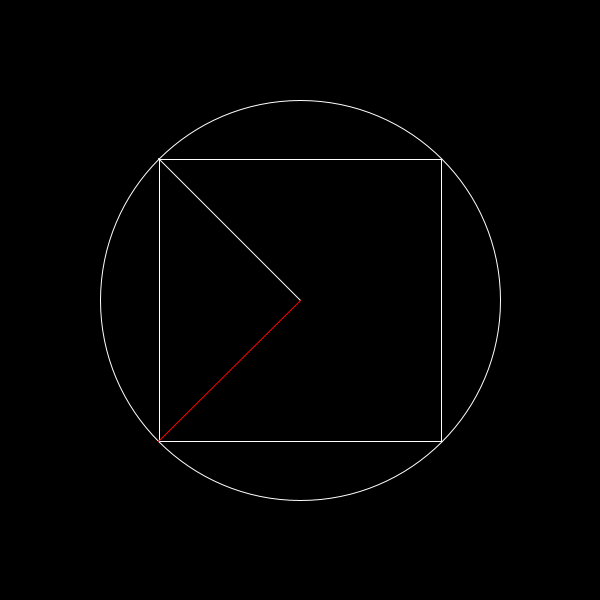
Frame 1 (no input)
Frame 60 (the mouse pressed at the canvas centre just before this capture): identical to frame 1, image omitted
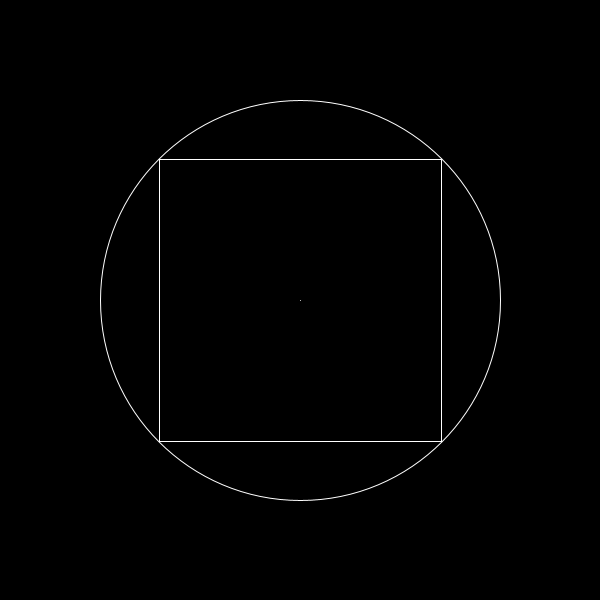
Frame 120 (the mouse held since frame 60 and released just before this capture)

The Processing sketch that drew these frames (run headless with seeded random() and noise(); from frame 60 on, the mouse is pressed at the canvas centre):

// Processing sketch: sketch_150313b
// ── sketch_150313b.pde

int boxRadius = int(200/sqrt(2));
int circleRadius = 200;

PVector direction;
PVector newDirection;

void setup() {
  background(0);
  size(600,600);
  direction = new PVector(0,0);
  newDirection = new PVector(0,0);
  //newDirection.limit(circleRadius);
  
  ellipseMode(CORNER);
  stroke(255);
  noFill();
}

void draw() {
  background(0);
  stroke(255);
  // Draw Box //
  rect(width/2 - boxRadius, height/2 - boxRadius, 2*boxRadius, 2*boxRadius);
  
  // Draw Circle //
  ellipse(width/2 - circleRadius, height/2 - circleRadius, 2*circleRadius, 2*circleRadius);
  
  
  
  // Draw Mouse Vector //
  direction.x = mouseX - width/2;
  //print(direction.x + ",");
  direction.y = height/2 - mouseY;
  direction.limit(circleRadius);
  //println(direction.y);
  line(width/2,height/2,(width/2)+direction.x,(height/2)-direction.y);
  //println(direction.mag());
  
  // Get Angle //
  newDirection.x = direction.x;
  newDirection.y = direction.y;
  float theta = atan(abs(direction.y)/abs((float)direction.x));
  println(theta);
  //float scale = ((sqrt(2)-1)/2)*cos(4*theta)+1+((sqrt(2)-1)/2);
  //newDirection.mult(scale);
  float a = ((float)direction.x/boxRadius);
  //println(a);
  newDirection.x = circleRadius*sin(theta)*a;
  newDirection.y = newDirection.x*tan(theta);
  
  // Draw New Vector //
  stroke(255,0,0);
  line(width/2,height/2, (width/2)+newDirection.x,(height/2)-newDirection.y);
  
}
